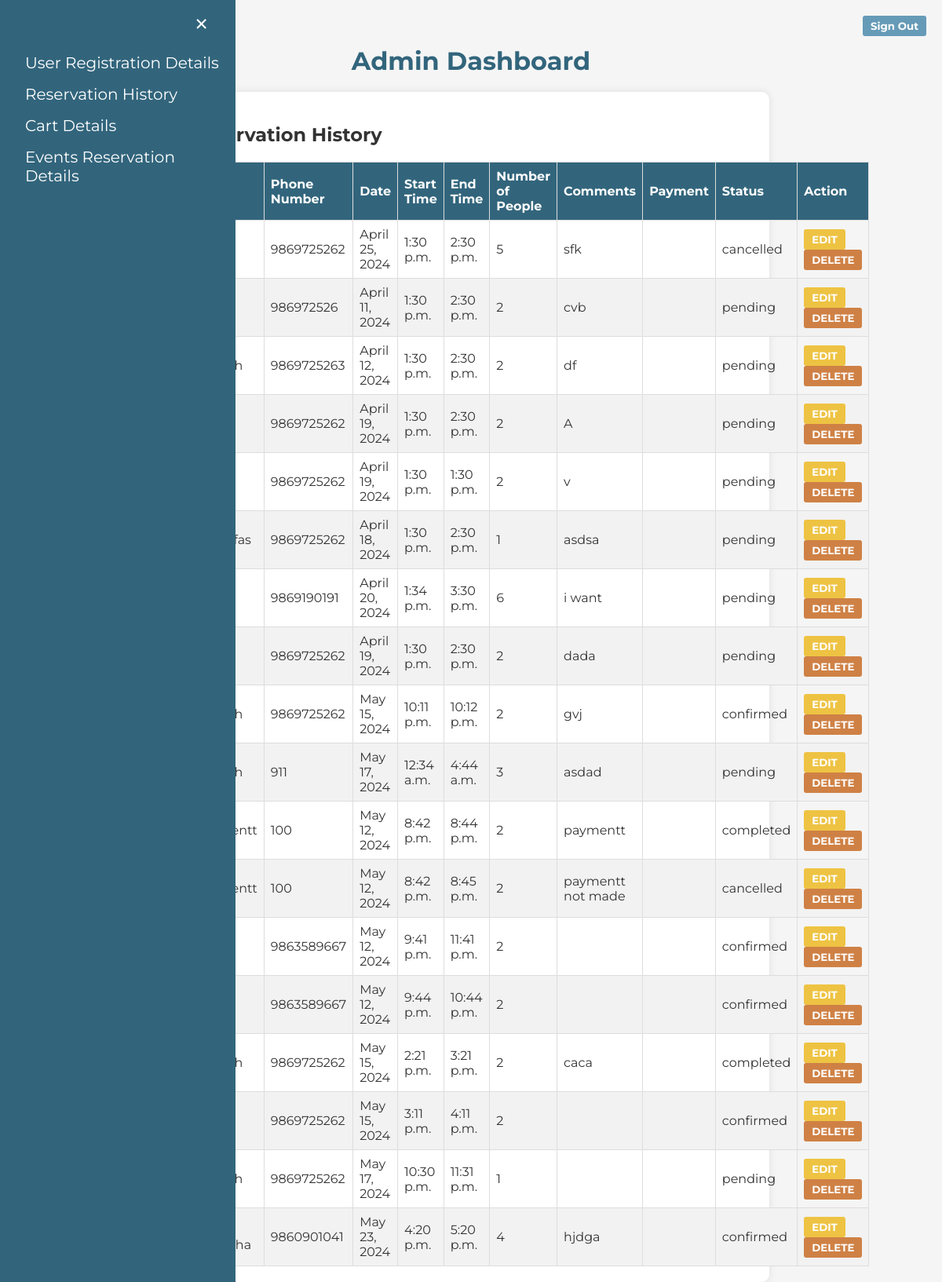
Page /admin_dashboard/reservation_history/ on the committed database.
### OneByteFood/models.py (models this page shows)
class Reservation(models.Model):
    id = models.AutoField(primary_key=True)
    name = models.CharField(max_length=100)
    phone = models.CharField(max_length=20)
    date = models.DateField()
    start_time = models.TimeField()
    end_time = models.TimeField()
    num_people = models.IntegerField()
    comments = models.TextField()
    payment_made = models.BooleanField(default=False)
    status = models.CharField(max_length=50, default='pending')

### OneByteFood/views.py (the view)
# urls.py: path('admin_dashboard/reservation_history/', onebytefood_views.reservation_details, name='reservation_details'),
def reservation_details(request):
    reservations = Reservation.objects.all()
    return render(request, 'authentication/reservation_history.html', {'reservations': reservations})

### templates/authentication/reservation_history.html (shortened to what this page needs)
<!DOCTYPE html>
<html lang="en">
<head>
</head>
<body>
    <div id="mySidenav" class="sidenav">
        <a href="javascript:void(0)" class="closebtn" onclick="closeNav()">&times;</a>
        <a href="http://127.0.0.1:8000/admin_dashboard/user_details/">User Registration Details</a>
        <a href="http://127.0.0.1:8000/admin_dashboard/reservation_history/">Reservation History</a>
        <a href="#">Cart Details</a>
        <a href="http://127.0.0.1:8000/admin_dashboard/unicorn_reservation_data">Events Reservation Details</a>
    </div>
    <span style="font-size:30px;cursor:pointer" onclick="openNav()">&#9776; Open</span>
    <h1 class="Heading">Admin Dashboard</h1>
    <div class="container">
    <div class="history-container">
        <section class="history" id="history">
            <h2 class="section-title">Reservation History</h2>
            {% if reservations %}
            <table class="history-table">
                <thead>
                    <tr>
                        <th>Name</th>
                        <th>Phone Number</th>
                        <th>Date</th>
                        <th>Start Time</th>
                        <th>End Time</th>
                        <th>Number of People</th>
                        <th>Comments</th>
                        <th>Payment</th>
                        <th>Status</th>
                        <th>Action</th>
                    </tr>
                </thead>
                <tbody>
                    {% for reservation in reservations %}
                    <tr>
                        <td>{{ reservation.name }}</td>
                        <td>{{ reservation.phone }}</td>
                        <td>{{ reservation.date }}</td>
                        <td>{{ reservation.start_time }}</td>
                        <td>{{ reservation.end_time }}</td>
                        <td>{{ reservation.num_people }}</td>
                        <td>{{ reservation.comments }}</td>
                        <td>{{ reservation.payment_option }}</td>
                        <td>{{ reservation.status }}</td>
                        <td>
                            <button class="edit-btn"><a href="/edit_admin/{{ reservation.id }}"
                                    style="text-decoration: none; color: inherit;">EDIT</a></button>
                            <button class="delete-btn"><a href="/delete_admin/{{ reservation.id }}"
                                    style="text-decoration: none; color: inherit;">DELETE</a></button>
                        </td>
                    </tr>
                    {% endfor %}
                </tbody>
            </table>
            {% else %}
            <h4>No previous reservations.</h4>
            {% endif %}
        </section>
    </div>
</div>
    <form action="/signin" method="post">
        <button class="signout-btn" type="submit">Sign Out</button>
    </form>
</body>
</html>

### templates/authentication/reservation_history.html (style rules this page uses)
body { font-family: Montserrat, sans-serif; margin: 0; padding: 0; box-sizing: border-box; background-color: #f5f5f5; color: #333; }
.Heading { text-align: center; font-size: 32px; color: #32657C; }
.container { width: 60%; margin: 0 auto; padding: 20px; background-color: #fff; border-radius: 10px; box-shadow: 0 0 10px rgba(0, 0, 0, 0.1); }
h1 { margin-bottom: 20px; font-size: 24px; color: #669BB7; }
table { width: 100%; border-collapse: collapse; margin-top: 20px; }
th, td { border: 1px solid #ddd; padding: 8px; text-align: left; }
th { background-color: #32657C; color: #fff; }
tr:nth-child(even) { background-color: #f2f2f2; }
.edit-btn, .delete-btn, .signout-btn { padding: 5px 10px; border: none; cursor: pointer; border-radius: 3px; font-family: Montserrat, sans-serif; font-weight: bold; }
.edit-btn { background-color: #EEC343; color: #fff; }
.delete-btn { background-color: #CF8145; color: #fff; }
.signout-btn { background-color: #669BB7; color: #fff; position: fixed; top: 20px; right: 20px; }
.sidenav { height: 100%; width: 300px; position: fixed; z-index: 1; top: 0; left: 0; background-color: #32657C; overflow-x: hidden; padding-top: 60px; transition: 0.5s; }
.sidenav a { padding: 8px 8px 8px 32px; text-decoration: none; font-size: 20px; color: #ffffff; display: block; transition: 0.3s; }
.sidenav .closebtn { position: absolute; top: 0; right: 25px; font-size: 36px; margin-left: 50px; }

### rows in the picture
Reservation: phone "9869725262", date "April 25, 2024", start_time "1:30 p.m.", end_time "2:30 p.m.", num_people "5", comments "sfk", status "cancelled"
Reservation: phone "986972526", date "April 11, 2024", start_time "1:30 p.m.", end_time "2:30 p.m.", num_people "2", comments "cvb", status "pending"
Reservation: phone "9869725263", date "April 12, 2024", start_time "1:30 p.m.", end_time "2:30 p.m.", num_people "2", comments "df", status "pending"
Reservation: phone "9869725262", date "April 19, 2024", start_time "1:30 p.m.", end_time "2:30 p.m.", num_people "2", comments "A", status "pending"
Reservation: phone "9869725262", date "April 19, 2024", start_time "1:30 p.m.", end_time "1:30 p.m.", num_people "2", comments "v", status "pending"
Reservation: phone "9869725262", date "April 18, 2024", start_time "1:30 p.m.", end_time "2:30 p.m.", num_people "1", comments "asdsa", status "pending"
Reservation: phone "9869190191", date "April 20, 2024", start_time "1:34 p.m.", end_time "3:30 p.m.", num_people "6", comments "i want", status "pending"
Reservation: phone "9869725262", date "April 19, 2024", start_time "1:30 p.m.", end_time "2:30 p.m.", num_people "2", comments "dada", status "pending"
Reservation: phone "9869725262", date "May 15, 2024", start_time "10:11 p.m.", end_time "10:12 p.m.", num_people "2", comments "gvj", status "confirmed"
Reservation: phone "911", date "May 17, 2024", start_time "12:34 a.m.", end_time "4:44 a.m.", num_people "3", comments "asdad", status "pending"
Reservation: phone "100", date "May 12, 2024", start_time "8:42 p.m.", end_time "8:44 p.m.", num_people "2", comments "paymentt", status "completed"
Reservation: phone "100", date "May 12, 2024", start_time "8:42 p.m.", end_time "8:45 p.m.", num_people "2", comments "paymentt not made", status "cancelled"
Reservation: phone "9863589667", date "May 12, 2024", start_time "9:41 p.m.", end_time "11:41 p.m.", num_people "2", status "confirmed"
Reservation: phone "9863589667", date "May 12, 2024", start_time "9:44 p.m.", end_time "10:44 p.m.", num_people "2", status "confirmed"
Reservation: phone "9869725262", date "May 15, 2024", start_time "2:21 p.m.", end_time "3:21 p.m.", num_people "2", comments "caca", status "completed"
Reservation: phone "9869725262", date "May 15, 2024", start_time "3:11 p.m.", end_time "4:11 p.m.", num_people "2", status "confirmed"
Reservation: phone "9869725262", date "May 17, 2024", start_time "10:30 p.m.", end_time "11:31 p.m.", num_people "1", status "pending"
Reservation: phone "9860901041", date "May 23, 2024", start_time "4:20 p.m.", end_time "5:20 p.m.", num_people "4", comments "hjdga", status "confirmed"
